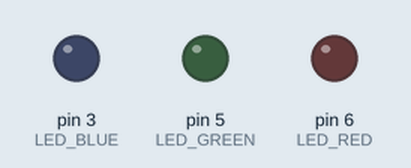
Recording of a sketch running on a simulated Arduino Uno, built with avr-gcc and run on an emulated ATmega328P. Parts: output pins drawn as LEDs (lit = HIGH).

Above: at 0.4 s.
At 1.4 s:
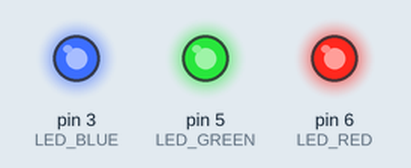
At 3.15 s:
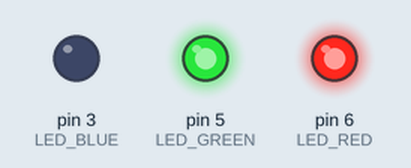
At 3.8 s:
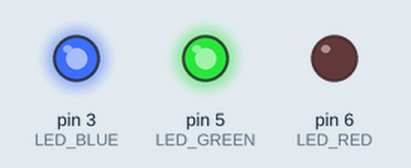
At 4.2 s:
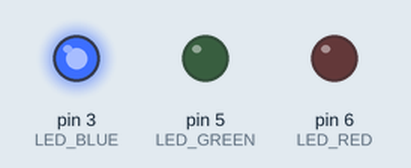
At 4.7 s:
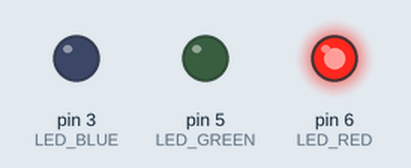
Timing chart, 0 to 5.1 s (numbered marks = the images above):
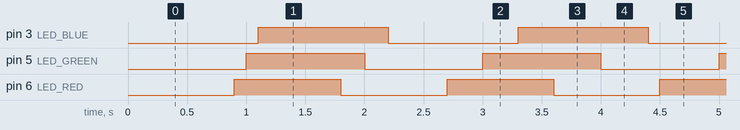

The sketch:

task2.ino
```cpp
#define LED_RED 6
#define LED_GREEN 5
#define LED_BLUE 3

#define BLINK_CHANGE_PERIOD_IN_MS_RED 900UL
#define BLINK_CHANGE_PERIOD_IN_MS_GREEN 1000UL
#define BLINK_CHANGE_PERIOD_IN_MS_BLUE 1100UL

static int ledStateRed = LOW;
static int ledStateGreen = LOW;
static int ledStateBlue = LOW;
static unsigned long lastBlinkChangeMsRed = 0UL;
static unsigned long lastBlinkChangeMsGreen = 0UL;
static unsigned long lastBlinkChangeMsBlue = 0UL;

void setup() {
  pinMode(LED_RED, OUTPUT);
  digitalWrite(LED_RED, LOW);

  pinMode(LED_GREEN, OUTPUT);
  digitalWrite(LED_GREEN, LOW);

  pinMode(LED_BLUE, OUTPUT);
  digitalWrite(LED_BLUE, LOW);
}

void blinkLed(int *ledState_p, unsigned long *lastBlinkChangeMs_p,
              unsigned long blinkChangePeriodInMs, int led) {
  int ledState = *ledState_p;
  unsigned long lastBlinkChangeMs = *lastBlinkChangeMs_p;

  if (millis() - lastBlinkChangeMs >= blinkChangePeriodInMs) {
    if (ledState == HIGH) {
      ledState = LOW;
    } else {
      ledState = HIGH;
    }

    digitalWrite(led, ledState);
    lastBlinkChangeMs += blinkChangePeriodInMs;
  }

  *lastBlinkChangeMs_p = lastBlinkChangeMs;
  *ledState_p = ledState;
}

void loop() {
  blinkLed(&ledStateRed, &lastBlinkChangeMsRed,
           BLINK_CHANGE_PERIOD_IN_MS_RED, LED_RED);
  blinkLed(&ledStateGreen, &lastBlinkChangeMsGreen,
           BLINK_CHANGE_PERIOD_IN_MS_GREEN, LED_GREEN);
  blinkLed(&ledStateBlue, &lastBlinkChangeMsBlue,
           BLINK_CHANGE_PERIOD_IN_MS_BLUE, LED_BLUE);
}
```

Measured:
- by itself, pin 3 (LED_BLUE): alternates HIGH for 1.1 s and LOW for 1.1 s
- by itself, pin 5 (LED_GREEN): alternates HIGH for 1.0 s and LOW for 1.0 s
- by itself, pin 6 (LED_RED): alternates HIGH for 0.90 s and LOW for 0.90 s
